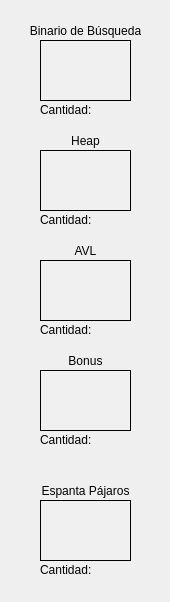
<?xml version="1.0" encoding="UTF-8"?>
<ui version="4.0">
 <class>InterfazColocarObjetos</class>
 <widget class="QDialog" name="InterfazColocarObjetos">
  <property name="geometry">
   <rect>
    <x>0</x>
    <y>0</y>
    <width>170</width>
    <height>602</height>
   </rect>
  </property>
  <property name="windowTitle">
   <string>Dialog</string>
  </property>
  <widget class="QPushButton" name="bColocarABB">
   <property name="geometry">
    <rect>
     <x>40</x>
     <y>40</y>
     <width>91</width>
     <height>61</height>
    </rect>
   </property>
   <property name="styleSheet">
    <string notr="true">background-color: rgba(255, 255, 255, 10);
border: 1px solid black</string>
   </property>
   <property name="text">
    <string/>
   </property>
   <property name="icon">
    <iconset resource="resources.qrc">
     <normaloff>:/arbol/binario_ordenado/Images/ABB/ABB_00.png</normaloff>:/arbol/binario_ordenado/Images/ABB/ABB_00.png</iconset>
   </property>
   <property name="iconSize">
    <size>
     <width>83</width>
     <height>53</height>
    </size>
   </property>
   <property name="flat">
    <bool>false</bool>
   </property>
  </widget>
  <widget class="QPushButton" name="bColocarHeap">
   <property name="geometry">
    <rect>
     <x>40</x>
     <y>150</y>
     <width>91</width>
     <height>61</height>
    </rect>
   </property>
   <property name="styleSheet">
    <string notr="true">background-color: rgba(255, 255, 255, 10);
border: 1px solid black</string>
   </property>
   <property name="text">
    <string/>
   </property>
   <property name="icon">
    <iconset resource="resources.qrc">
     <normaloff>:/arbol/heap/Images/HEAP/HEAP_00.png</normaloff>:/arbol/heap/Images/HEAP/HEAP_00.png</iconset>
   </property>
   <property name="iconSize">
    <size>
     <width>60</width>
     <height>57</height>
    </size>
   </property>
   <property name="flat">
    <bool>false</bool>
   </property>
  </widget>
  <widget class="QPushButton" name="bColocarAVL">
   <property name="geometry">
    <rect>
     <x>40</x>
     <y>260</y>
     <width>91</width>
     <height>61</height>
    </rect>
   </property>
   <property name="styleSheet">
    <string notr="true">background-color: rgba(255, 255, 255, 10);
border: 1px solid black</string>
   </property>
   <property name="text">
    <string/>
   </property>
   <property name="icon">
    <iconset resource="resources.qrc">
     <normaloff>:/arbol/avl/Images/AVL/AVL_03.png</normaloff>:/arbol/avl/Images/AVL/AVL_03.png</iconset>
   </property>
   <property name="iconSize">
    <size>
     <width>63</width>
     <height>57</height>
    </size>
   </property>
   <property name="flat">
    <bool>false</bool>
   </property>
  </widget>
  <widget class="QPushButton" name="bColocarBonus">
   <property name="geometry">
    <rect>
     <x>40</x>
     <y>370</y>
     <width>91</width>
     <height>61</height>
    </rect>
   </property>
   <property name="styleSheet">
    <string notr="true">background-color: rgba(255, 255, 255, 10);
border: 1px solid black</string>
   </property>
   <property name="text">
    <string/>
   </property>
   <property name="icon">
    <iconset resource="resources.qrc">
     <normaloff>:/arbol/bonus/Images/BONUS/BonusTree_00.png</normaloff>:/arbol/bonus/Images/BONUS/BonusTree_00.png</iconset>
   </property>
   <property name="iconSize">
    <size>
     <width>63</width>
     <height>63</height>
    </size>
   </property>
   <property name="flat">
    <bool>false</bool>
   </property>
  </widget>
  <widget class="QLabel" name="label">
   <property name="geometry">
    <rect>
     <x>30</x>
     <y>20</y>
     <width>111</width>
     <height>21</height>
    </rect>
   </property>
   <property name="text">
    <string>Binario de Búsqueda</string>
   </property>
   <property name="alignment">
    <set>Qt::AlignCenter</set>
   </property>
  </widget>
  <widget class="QLabel" name="label_2">
   <property name="geometry">
    <rect>
     <x>40</x>
     <y>130</y>
     <width>91</width>
     <height>21</height>
    </rect>
   </property>
   <property name="text">
    <string>Heap</string>
   </property>
   <property name="alignment">
    <set>Qt::AlignCenter</set>
   </property>
  </widget>
  <widget class="QLabel" name="label_3">
   <property name="geometry">
    <rect>
     <x>40</x>
     <y>240</y>
     <width>91</width>
     <height>21</height>
    </rect>
   </property>
   <property name="text">
    <string>AVL</string>
   </property>
   <property name="alignment">
    <set>Qt::AlignCenter</set>
   </property>
  </widget>
  <widget class="QLabel" name="label_4">
   <property name="geometry">
    <rect>
     <x>40</x>
     <y>350</y>
     <width>91</width>
     <height>21</height>
    </rect>
   </property>
   <property name="text">
    <string>Bonus</string>
   </property>
   <property name="alignment">
    <set>Qt::AlignCenter</set>
   </property>
  </widget>
  <widget class="QLabel" name="labelCantidadABB">
   <property name="geometry">
    <rect>
     <x>40</x>
     <y>100</y>
     <width>91</width>
     <height>20</height>
    </rect>
   </property>
   <property name="text">
    <string>Cantidad: </string>
   </property>
  </widget>
  <widget class="QLabel" name="labelCantidadHeap">
   <property name="geometry">
    <rect>
     <x>40</x>
     <y>210</y>
     <width>91</width>
     <height>20</height>
    </rect>
   </property>
   <property name="text">
    <string>Cantidad: </string>
   </property>
  </widget>
  <widget class="QLabel" name="labelCantidadAVL">
   <property name="geometry">
    <rect>
     <x>40</x>
     <y>320</y>
     <width>91</width>
     <height>20</height>
    </rect>
   </property>
   <property name="text">
    <string>Cantidad: </string>
   </property>
  </widget>
  <widget class="QLabel" name="labelCantidadBonus">
   <property name="geometry">
    <rect>
     <x>40</x>
     <y>430</y>
     <width>91</width>
     <height>20</height>
    </rect>
   </property>
   <property name="text">
    <string>Cantidad: </string>
   </property>
  </widget>
  <widget class="QLabel" name="label_5">
   <property name="geometry">
    <rect>
     <x>40</x>
     <y>480</y>
     <width>91</width>
     <height>21</height>
    </rect>
   </property>
   <property name="text">
    <string>Espanta Pájaros</string>
   </property>
   <property name="alignment">
    <set>Qt::AlignCenter</set>
   </property>
  </widget>
  <widget class="QPushButton" name="bColocarEspanta">
   <property name="geometry">
    <rect>
     <x>40</x>
     <y>500</y>
     <width>91</width>
     <height>61</height>
    </rect>
   </property>
   <property name="styleSheet">
    <string notr="true">background-color: rgba(255, 255, 255, 10);
border: 1px solid black</string>
   </property>
   <property name="text">
    <string/>
   </property>
   <property name="icon">
    <iconset resource="resources.qrc">
     <normaloff>:/misc/Images/Scarecrow.png</normaloff>:/misc/Images/Scarecrow.png</iconset>
   </property>
   <property name="iconSize">
    <size>
     <width>63</width>
     <height>63</height>
    </size>
   </property>
   <property name="flat">
    <bool>false</bool>
   </property>
  </widget>
  <widget class="QLabel" name="labelCantidadEspanta">
   <property name="geometry">
    <rect>
     <x>40</x>
     <y>560</y>
     <width>91</width>
     <height>20</height>
    </rect>
   </property>
   <property name="text">
    <string>Cantidad: </string>
   </property>
  </widget>
 </widget>
 <resources>
  <include location="resources.qrc"/>
 </resources>
 <connections/>
</ui>
